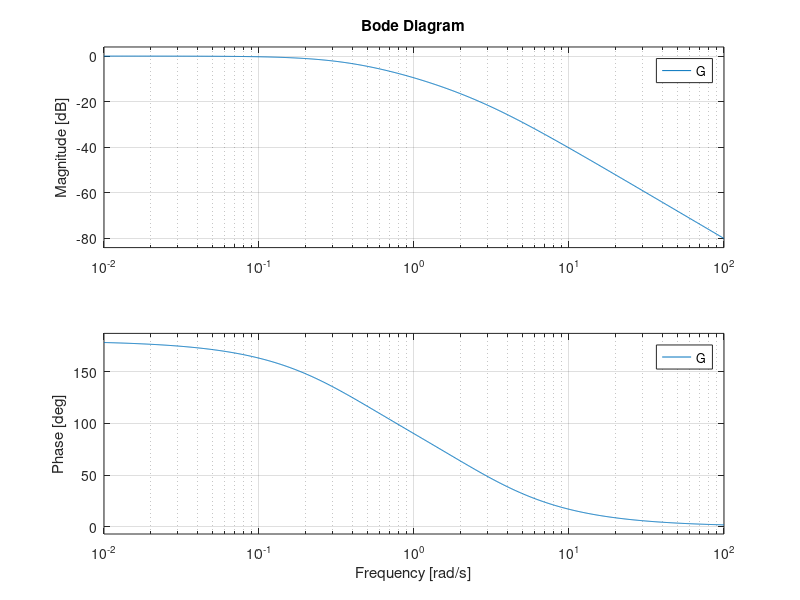

Write the MATLAB code that produced this figure.
%% Example 8
%
% (To read the Mathematics in the comments, *publish* this script.)
% 
% Recast Example 7 as a MATLAB problem using the LTI Transfer Function block.
% For simplicity use parameters 
% $R_1 = R_2 = R_3 = 1\; \Omega$, and $C_1 = C_2 = 1\;\mathrm{F}$. 
%
% Calculate the step response using LTI functions and check with Simulink.
%%
% From a previous analysis the transfer function is:
%
% $$G(s) = \frac{V_\mathrm{out}}{V_\mathrm{in}} = \frac{-1}{R_1\left[(1/R_1 + 1/R_2 + 1/R_3 + sC_1)(sR_3C_2) + 1/R_2\right]}$$
%
% so substituting the component values we get:
%
% $$G(s) = \frac{V_\mathrm{out}}{V_\mathrm{in}} = \frac{-1}{s^2 + 3s + 1}$$
%
% We can find the step response by letting $v_\mathrm{in}(t) = u_0(t)$ so that
% $V_\mathrm{in}(s)=1/s$ then 
%
% $$V_\mathrm{out}(s) = \frac{-1}{s^2 + 3s + 1}.\frac{1}{s}$$
% 
% We can solve this by partial fraction expansion and inverse Laplace transform
% as is done in the text book with the help of Matlab's |residue| function.
%
% Here, however we'll use the LTI block that was introduced in the lecture.
%%
% Define the circuit as a transfer function
G = tf([-1],[1 3 1])
%% 
% step response is then:
step(G)
% Simples!
%% 
% Let's go a bit further by finding the frequency response:
bode(G)
